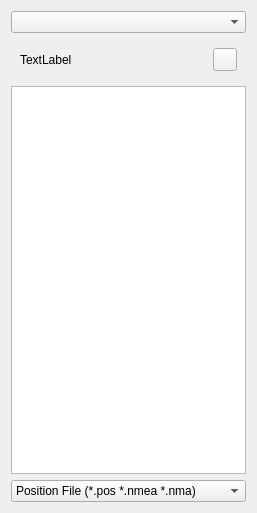
<?xml version="1.0" encoding="UTF-8"?>
<ui version="4.0">
 <class>FileSelDialog</class>
 <widget class="QWidget" name="FileSelDialog">
  <property name="geometry">
   <rect>
    <x>0</x>
    <y>0</y>
    <width>257</width>
    <height>513</height>
   </rect>
  </property>
  <property name="windowTitle">
   <string>Solutions</string>
  </property>
  <layout class="QVBoxLayout" name="verticalLayout">
   <item>
    <widget class="QComboBox" name="cBDriveSelect">
     <property name="toolTip">
      <string>Select drive</string>
     </property>
    </widget>
   </item>
   <item>
    <widget class="QWidget" name="vPanelDirectory" native="true">
     <layout class="QVBoxLayout" name="verticalLayout_2">
      <item>
       <widget class="QWidget" name="hPanelDirectory" native="true">
        <property name="editable" stdset="0">
         <bool>true</bool>
        </property>
        <property name="text" stdset="0">
         <string/>
        </property>
        <layout class="QHBoxLayout" name="horizontalLayout">
         <property name="spacing">
          <number>0</number>
         </property>
         <property name="leftMargin">
          <number>0</number>
         </property>
         <property name="topMargin">
          <number>0</number>
         </property>
         <property name="rightMargin">
          <number>0</number>
         </property>
         <property name="bottomMargin">
          <number>0</number>
         </property>
         <item>
          <widget class="QLabel" name="lblDirectorySelected">
           <property name="text">
            <string>TextLabel</string>
           </property>
          </widget>
         </item>
         <item>
          <widget class="QToolButton" name="btnDirectorySelect">
           <property name="toolTip">
            <string>Choose Directory</string>
           </property>
           <property name="icon">
            <iconset resource="../icon/resources.qrc">
             <normaloff>:/buttons/folder</normaloff>:/buttons/folder</iconset>
           </property>
          </widget>
         </item>
        </layout>
       </widget>
      </item>
     </layout>
    </widget>
   </item>
   <item>
    <widget class="QListView" name="lVFileList"/>
   </item>
   <item>
    <widget class="QComboBox" name="cBFilter">
     <property name="toolTip">
      <string>Select visible files</string>
     </property>
     <item>
      <property name="text">
       <string>Position File (*.pos *.nmea *.nma)</string>
      </property>
     </item>
     <item>
      <property name="text">
       <string>All (*.*)</string>
      </property>
     </item>
    </widget>
   </item>
  </layout>
 </widget>
 <tabstops>
  <tabstop>btnDirectorySelect</tabstop>
  <tabstop>lVFileList</tabstop>
 </tabstops>
 <resources>
  <include location="../icon/resources.qrc"/>
 </resources>
 <connections/>
</ui>
